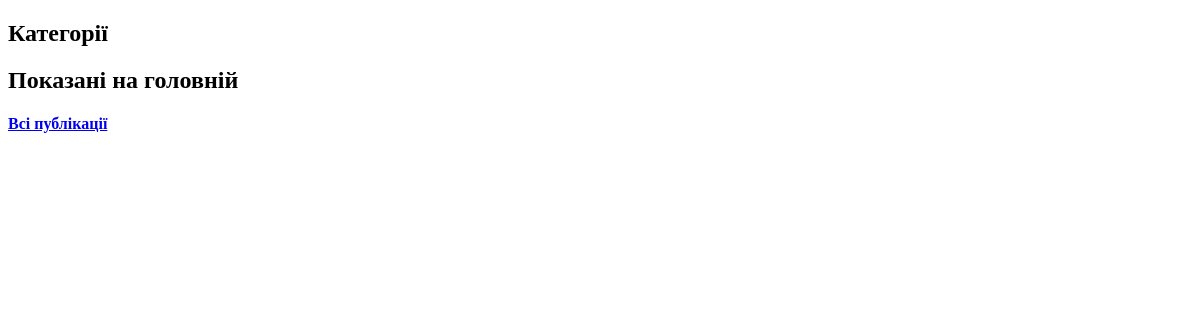
Before: / with the older database file.
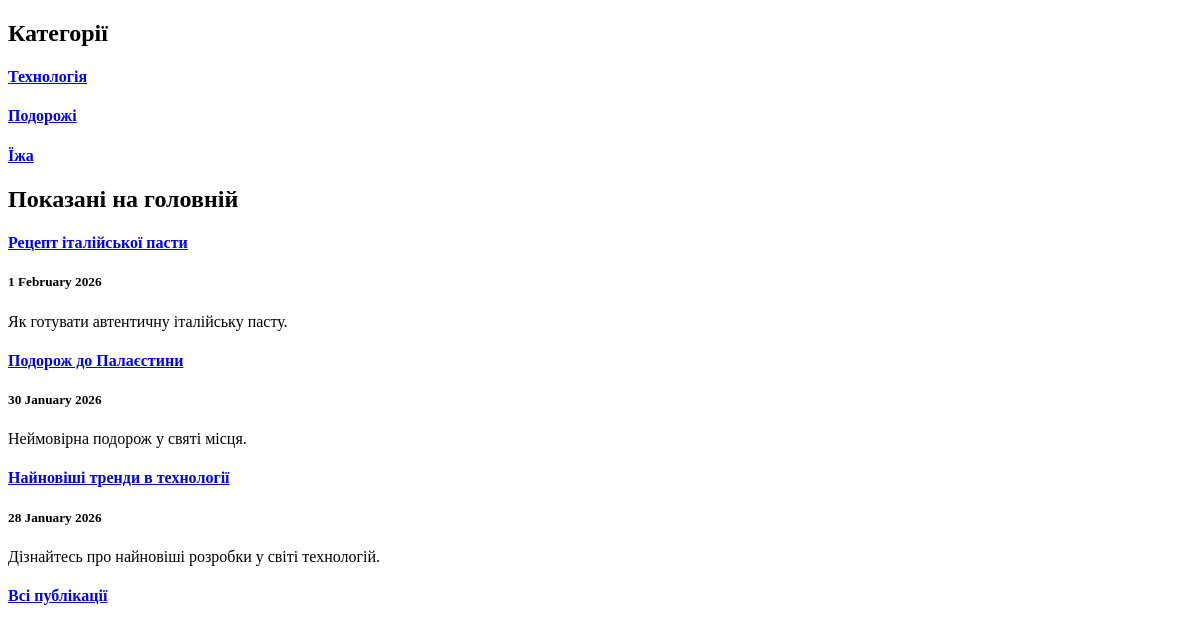
After: the same page with the newer database file.
### app_blog/models.py (models this page shows, shortened)
class Category(models.Model):
    category = models.CharField(u'Категорія', max_length=250, help_text=u'Максимум 250 символів')
    slug = models.SlugField(u'Слаг')
    objects = models.Manager()
    class Meta:
        verbose_name = u'Категорія для публікації'
        verbose_name_plural = u'Категорії для публікацій'
    def get_absolute_url(self):
        try:
            return reverse('articles-category-list', kwargs={'slug': self.slug})
        except Exception:
            return '/'

class Article(models.Model):
    title = models.CharField(u'Заголовок', max_length=250, help_text=u'Максимум 250 символів')
    description = models.TextField(blank=True, verbose_name=u'Опис')
    pub_date = models.DateTimeField(u'Дата публікації', default=timezone.now)
    slug = models.SlugField(u'Слаг', unique_for_date='pub_date')
    main_page = models.BooleanField(u'Головна', default=False, help_text=u'Показувати на головній сторінці')
    category = models.ForeignKey(Category, related_name='articles', blank=True, null=True,
                                verbose_name=u'Категорія', on_delete=models.CASCADE)
    objects = models.Manager()
    class Meta:
        ordering = ['-pub_date']
        verbose_name = u'Стаття'
        verbose_name_plural = u'Статті'
    def get_absolute_url(self):
        try:
            url = reverse('news-detail',
                         kwargs={
                             'year': self.pub_date.strftime("%Y"),
                             'month': self.pub_date.strftime("%m"),
                             'day': self.pub_date.strftime("%d"),
                             'slug': self.slug,
                         })
        except:
            url = "/"
        return url

### app_blog/views.py (the view)
# urls.py: path('', HomePageView.as_view(), name='home'),
class HomePageView(ListView):
    model = Category
    template_name = 'index.html'
    context_object_name = 'categories'
    def get_context_data(self, **kwargs):
        context = super().get_context_data(**kwargs)
        context['articles'] = Article.objects.filter(main_page=True)[:5]
        return context

### app_blog/templates/index.html (shortened to what this page needs)
<!DOCTYPE html>
<html lang="uk">
<head>
    {% load static %}
</head>
<body>
    <h2>Категорії</h2>
    {% if categories %}
        {% for item in categories %}
            <div>
                <a href="{{ item.get_absolute_url }}">
                    <h4>{{ item.category }}</h4>
                </a>
            </div>
        {% endfor %}
    {% endif %}
    <h2>Показані на головній</h2>
    {% if articles %}
        {% for item in articles %}
            <div>
                <a href="{{ item.get_absolute_url }}"><h4>{{ item.title }}</h4></a>
                <h5>{{ item.pub_date|date:"j E Y"|safe|linebreaks }}</h5>
                <p>{{ item.description|safe|striptags|truncatewords_html:32 }}</p>
            </div>
        {% endfor %}
    {% endif %}
    <a href="{% url 'articles-list' %}"><h4>Всі публікації</h4></a>
</body>
</html>

Changed rows visible on the page:
added Category: category "Технологія"
added Category: category "Подорожі"
added Category: category "Їжа"
added Article: title "Рецепт італійської пасти", pub_date "1 February 2026", description "Як готувати автентичну італійську пасту."
added Article: title "Подорож до Палаєстини", pub_date "30 January 2026", description "Неймовірна подорож у святі місця."
added Article: title "Найновіші тренди в технології", pub_date "28 January 2026", description "Дізнайтесь про найновіші розробки у світі технологій."
